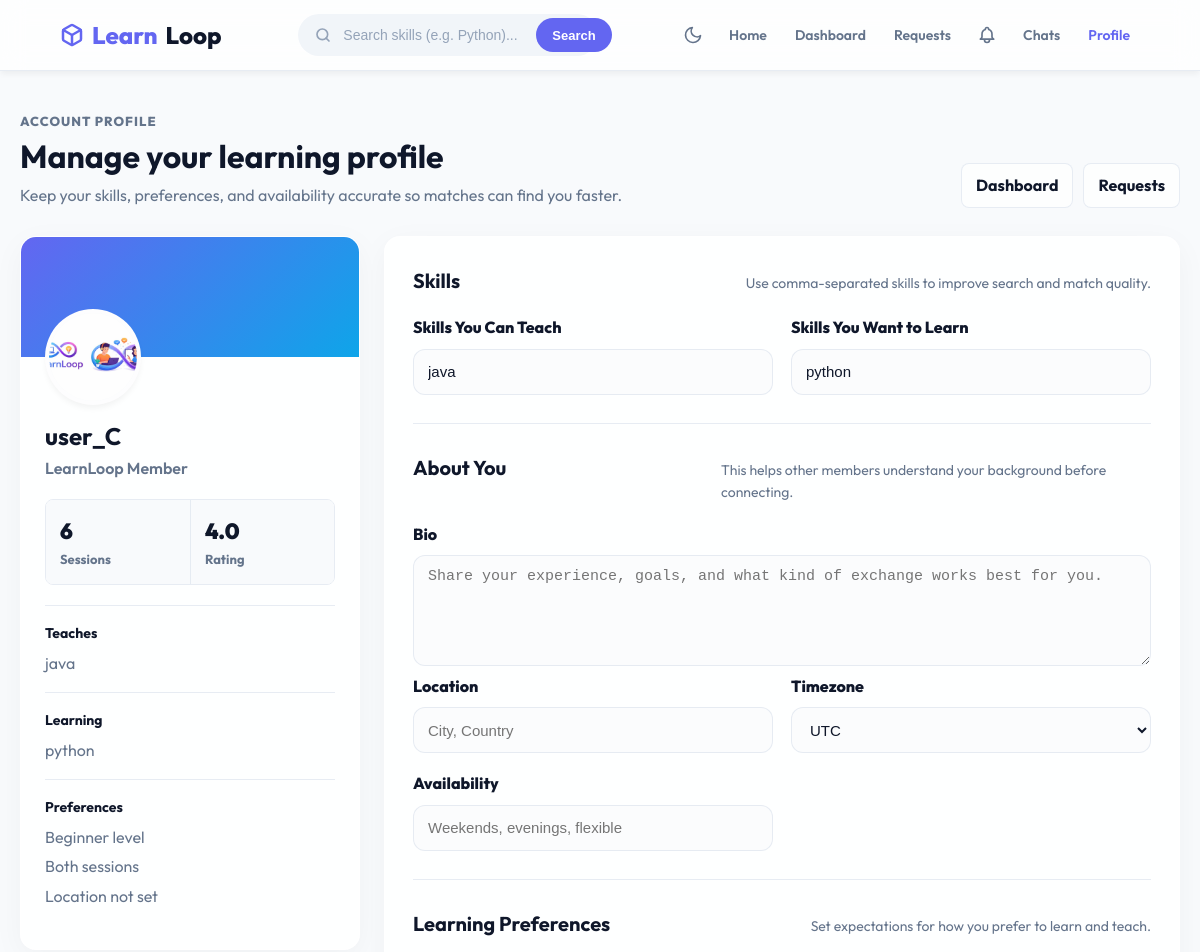
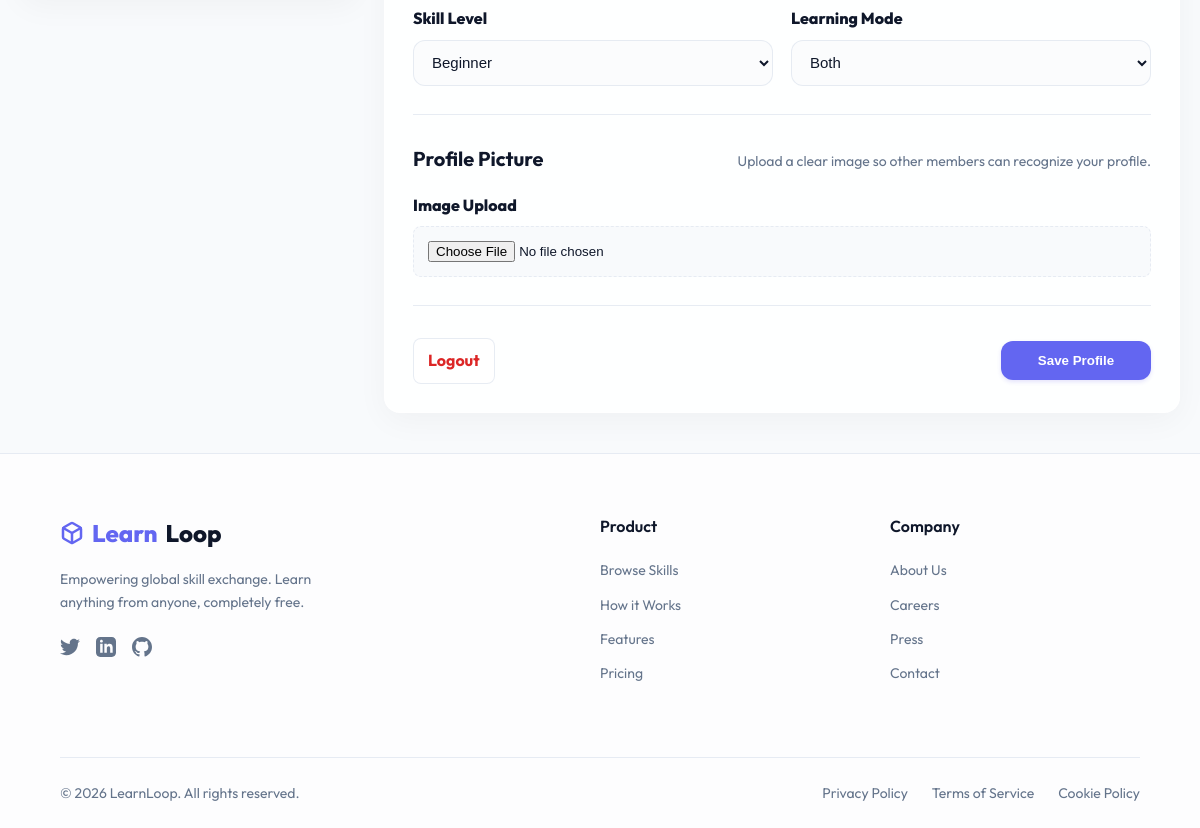
The page /profile/ (signed in) on the database its author committed (2 pictures, top to bottom).
### core/models.py (models this page shows, shortened)
class Profile(models.Model):
    SKILL_LEVEL_CHOICES = [
        ('beginner', 'Beginner'),
        ('intermediate', 'Intermediate'),
        ('expert', 'Expert'),
    ]
    LEARNING_MODE_CHOICES = [
        ('chat', 'Chat'),
        ('video', 'Video'),
        ('both', 'Both'),
    ]
    user = models.OneToOneField(User, on_delete=models.CASCADE)
    teach_skills = models.TextField(blank=True, default='')
    learn_skills = models.TextField(blank=True, default='')
    image = models.ImageField(upload_to='profiles/', default='default.png')
    is_email_verified = models.BooleanField(default=False)
    bio = models.TextField(blank=True, null=True)
    timezone = models.CharField(max_length=50, default='UTC')
    skill_level = models.CharField(max_length=20, choices=SKILL_LEVEL_CHOICES, default='beginner')
    availability = models.CharField(max_length=100, blank=True, null=True, help_text="e.g., weekends, evenings, flexible")
    learning_mode = models.CharField(max_length=10, choices=LEARNING_MODE_CHOICES, default='both')
    location = models.CharField(max_length=100, blank=True, null=True)
    sessions_completed = models.IntegerField(default=0)
    total_rating = models.IntegerField(default=0)
    rating_count = models.IntegerField(default=0)
    @property
    def average_rating(self):
        if self.rating_count > 0:
            return round(self.total_rating / self.rating_count, 1)
        return 0.0

### core/views.py (the view, shortened to what this page needs)
# urls.py: path('profile/', views.profile_view, name='profile'),
@login_required
def profile_view(request):
    profile, created = Profile.objects.get_or_create(user=request.user)
    matches = find_matches(profile)
    import zoneinfo
    timezones = sorted(zoneinfo.available_timezones())
    return render(request, 'profile.html', {
        'profile': profile,
        'matches': matches,
        'timezones': timezones
    })

### core/context_processors.py (called while the page is built)
def unread_notifications(request):
    if not request.user.is_authenticated:
        return {
            'navbar_unread_notifications_count': 0,
            'navbar_unread_messages_count': 0,
        }
    return {
        'navbar_unread_notifications_count': Notification.objects.filter(
            user=request.user,
            is_read=False,
        ).count(),
        'navbar_unread_messages_count': Message.objects.filter(
            receiver=request.user,
            is_read=False,
        ).count(),
    }

### core/views.py (called while the page is built)
def get_blocked_user_ids(user):
    blocked_by_me = Block.objects.filter(blocker=user).values_list('blocked_user_id', flat=True)
    blocked_me = Block.objects.filter(blocked_user=user).values_list('blocker_id', flat=True)
    return list(blocked_by_me) + list(blocked_me)

def get_accepted_user_ids(user):
    accepted_user_ids = []
    accepted_requests = SwapRequest.objects.filter(
        Q(sender=user) | Q(receiver=user),
        status='accepted'
    )
    for req in accepted_requests:
        if req.sender == user:
            accepted_user_ids.append(req.receiver.id)
        else:
            accepted_user_ids.append(req.sender.id)
    return accepted_user_ids

### core/templates/profile.html (shortened to what this page needs)
{% extends 'base.html' %}
{% load static %}
{% block extra_css %}
<link rel="stylesheet" href="{% static 'core/css/profile.css' %}">
{% endblock %}
{% block content %}
<div class="profile-page">
    <header class="profile-page-header">
        <div>
            <p class="eyebrow">Account Profile</p>
            <h1>Manage your learning profile</h1>
            <p>Keep your skills, preferences, and availability accurate so matches can find you faster.</p>
        </div>
        <div class="profile-actions">
            <a href="/dashboard/" class="secondary-link">Dashboard</a>
            <a href="/requests/" class="secondary-link">Requests</a>
        </div>
    </header>
    <div class="profile-grid">
        <aside class="profile-summary">
            <div class="summary-cover"></div>
            <div class="summary-content">
                {% if profile.image %}
                    <img src="{{ profile.image.url }}" class="profile-avatar" alt="Profile picture">
                {% else %}
                    <div class="profile-avatar-placeholder">{{ request.user.username|make_list|first|upper }}</div>
                {% endif %}
                <h2>{{ request.user.username }}</h2>
                <p class="member-label">LearnLoop Member</p>
                <div class="profile-metrics">
                    <div>
                        <span>{{ profile.sessions_completed }}</span>
                        <p>Sessions</p>
                    </div>
                    <div>
                        <span>{{ profile.average_rating }}</span>
                        <p>Rating</p>
                    </div>
                </div>
                <div class="summary-section">
                    <h3>Teaches</h3>
                    <p>{{ profile.teach_skills|default:"Not specified" }}</p>
                </div>
                <div class="summary-section">
                    <h3>Learning</h3>
                    <p>{{ profile.learn_skills|default:"Not specified" }}</p>
                </div>
                <div class="summary-section compact">
                    <h3>Preferences</h3>
                    <p>{{ profile.skill_level|title }} level</p>
                    <p>{{ profile.learning_mode|title }} sessions</p>
                    <p>{{ profile.location|default:"Location not set" }}</p>
                </div>
            </div>
        </aside>
        <section class="profile-editor">
            <form method="POST" enctype="multipart/form-data">
                <div class="form-section">
                    <div class="section-heading">
                        <h2>Skills</h2>
                        <p>Use comma-separated skills to improve search and match quality.</p>
                    </div>
                    <div class="field-grid two-columns">
                        <div class="form-group">
                            <label for="teach">Skills You Can Teach</label>
                            <input id="teach" type="text" name="teach" class="form-control" value="{{ profile.teach_skills }}" placeholder="Python, Graphic Design, Excel">
                        </div>
                        <div class="form-group">
                            <label for="learn">Skills You Want to Learn</label>
                            <input id="learn" type="text" name="learn" class="form-control" value="{{ profile.learn_skills }}" placeholder="React, Spanish, Public Speaking">
                        </div>
                    </div>
                </div>
                <div class="form-section">
                    <div class="section-heading">
                        <h2>About You</h2>
                        <p>This helps other members understand your background before connecting.</p>
                    </div>
                    <div class="form-group">
                        <label for="bio">Bio</label>
                        <textarea id="bio" name="bio" class="form-control" rows="5" placeholder="Share your experience, goals, and what kind of exchange works best for you.">{{ profile.bio|default:'' }}</textarea>
                    </div>
                    <div class="field-grid two-columns">
                        <div class="form-group">
                            <label for="location">Location</label>
                            <input id="location" type="text" name="location" class="form-control" value="{{ profile.location|default:'' }}" placeholder="City, Country">
                        </div>
                        <div class="form-group">
                            <label for="timezone">Timezone</label>
                            <select id="timezone" name="timezone" class="form-control">
                                {% for tz in timezones %}
                                <option value="{{ tz }}" {% if profile.timezone == tz %}selected{% endif %}>{{ tz }}</option>
                                {% endfor %}
                            </select>
                        </div>
                        <div class="form-group">
                            <label for="availability">Availability</label>
                            <input id="availability" type="text" name="availability" class="form-control" value="{{ profile.availability|default:'' }}" placeholder="Weekends, evenings, flexible">
                        </div>
                    </div>
                </div>
                <div class="form-section">
                    <div class="section-heading">
                        <h2>Learning Preferences</h2>
                        <p>Set expectations for how you prefer to learn and teach.</p>
                    </div>
                    <div class="field-grid two-columns">
                        <div class="form-group">
                            <label for="skill_level">Skill Level</label>
                            <select id="skill_level" name="skill_level" class="form-control">
                                <option value="beginner" {% if profile.skill_level == 'beginner' %}selected{% endif %}>Beginner</option>
                            </select>
                        </div>
                        <div class="form-group">
                            <label for="learning_mode">Learning Mode</label>
                            <select id="learning_mode" name="learning_mode" class="form-control">
                                <option value="both" {% if profile.learning_mode == 'both' %}selected{% endif %}>Both</option>
                            </select>
                        </div>
                    </div>
                </div>
                <div class="form-section">
                    <div class="section-heading">
                        <h2>Profile Picture</h2>
                        <p>Upload a clear image so other members can recognize your profile.</p>
                    </div>
                    <div class="form-group">
                        <label for="image">Image Upload</label>
                        <input id="image" type="file" name="image" class="file-input">
                    </div>
                </div>
                <div class="form-footer">
                    <a href="/logout/" class="logout-link">Logout</a>
                    <button type="submit" class="btn-primary">Save Profile</button>
                </div>
            </form>
        </section>
    </div>
</div>
{% endblock %}

### core/static/core/css/base.css (style rules this page uses)
:root { --primary: #6366f1; --primary-hover: #4f46e5; --bg-color: #f8fafc; --text-main: #0f172a; --text-muted: #64748b; --border-color: rgba(226, 232, 240, 0.8); --card-bg: rgba(255, 255, 255, 0.7); --nav-bg: rgba(255, 255, 255, 0.75); --radius-md: 12px; --radius-lg: 20px; --shadow-sm: 0 4px 6px -1px rgba(0, 0, 0, 0.05); --shadow-md: 0 10px 15px -3px rgba(0, 0, 0, 0.05), 0 4px 6px -2px rgba(0, 0, 0, 0.025); --shadow-lg: 0 20px 25px -5px rgba(0, 0, 0, 0.1), 0 10px 10px -5px rgba(0, 0, 0, 0.04); }
* { box-sizing: border-box; margin: 0; padding: 0; }
body { font-family: 'Outfit', 'Inter', -apple-system, BlinkMacSystemFont, 'Segoe UI', Roboto, Helvetica, Arial, sans-serif; background-color: var(--bg-color); color: var(--text-main); line-height: 1.6; min-height: 100vh; display: flex; flex-direction: column; }
.btn-primary { background: var(--primary); color: white; border: none; padding: 10px 20px; border-radius: var(--radius-md); font-weight: 600; cursor: pointer; transition: all 0.2s ease; display: inline-flex; align-items: center; justify-content: center; gap: 8px; box-shadow: 0 2px 4px rgba(79, 70, 229, 0.15); }

### rows shown on the page
Profile: image (picture), sessions_completed "6", average_rating "4.0", teach_skills "java", learn_skills "python", skill_level "Beginner", learning_mode "Both", location "Location not set", teach "java", learn "python", timezone "UTC"

### other values the page prints
{{ request.user.username }} "user_C"
